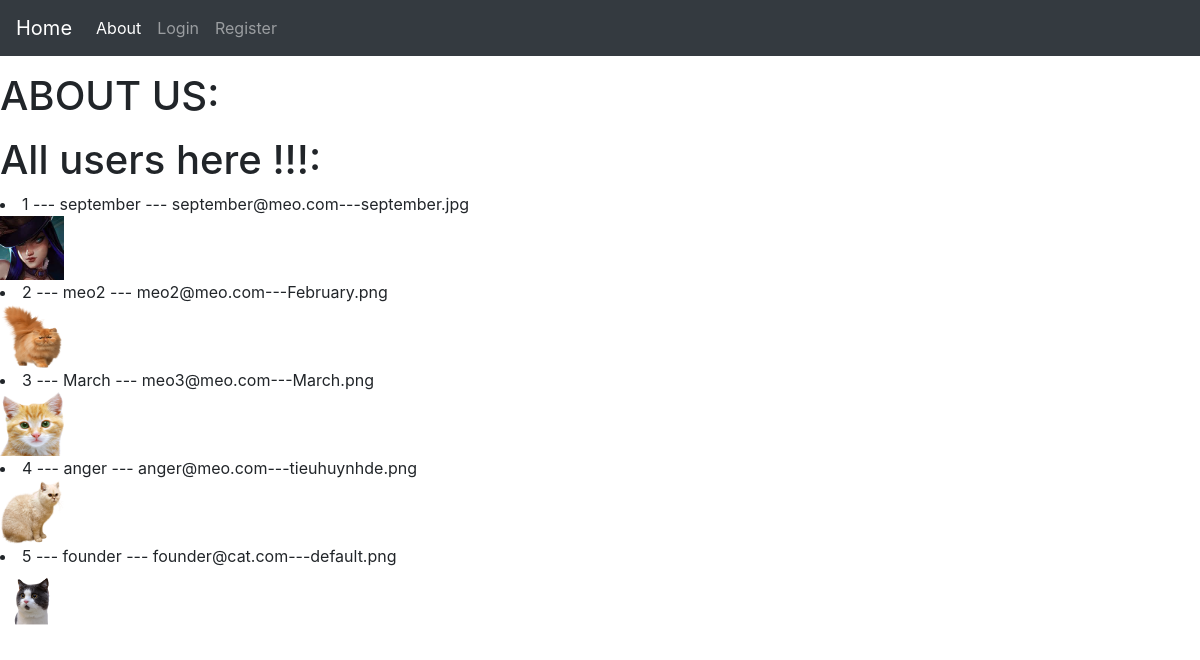
Before: /about with the older database file.
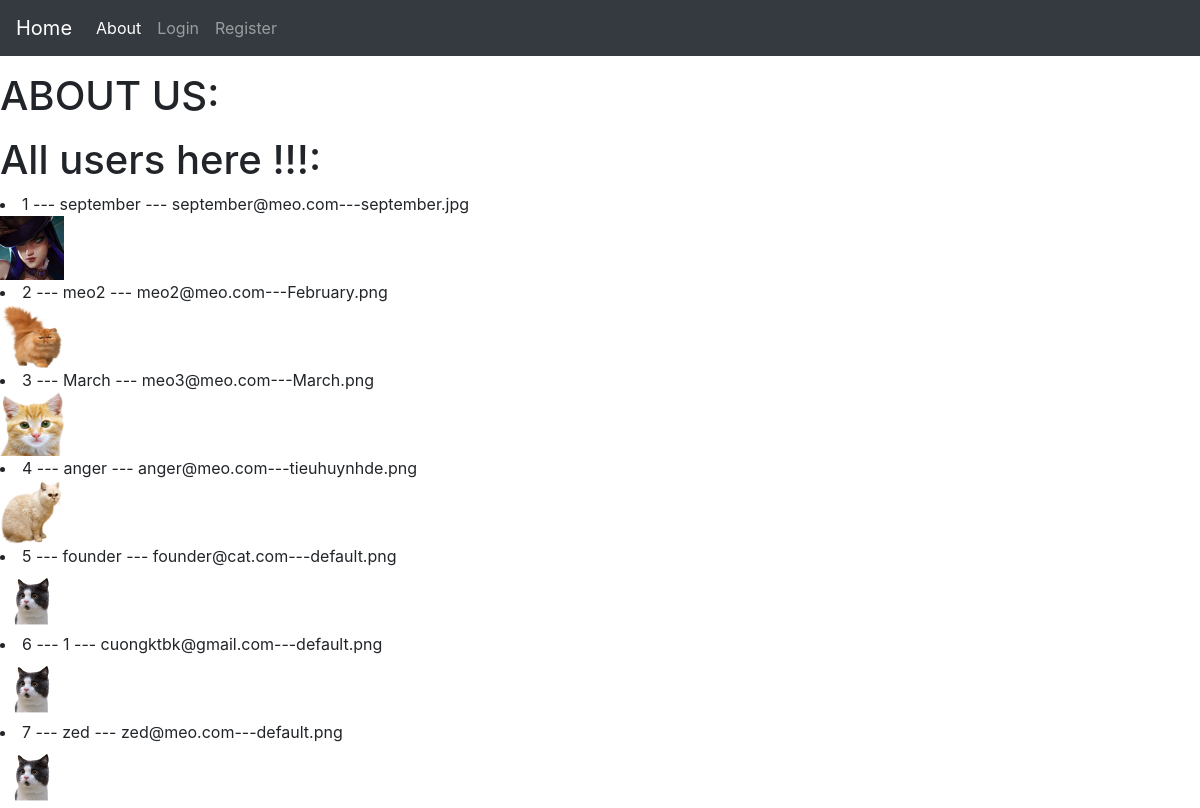
After: the same page with the newer database file.
### source/models.py (models this page shows, shortened)
class User(db.Model, UserMixin):
	__tablename__ = 'user_table'
	id = db.Column(db.Integer, primary_key=True)
	username = db.Column(db.String(30), unique=True, index =True, nullable=False)
	email = db.Column(db.String(40), unique=True, index =True, nullable=False)
	avatar = db.Column(db.String(30), nullable=False, default='default.png')
	password_hash = db.Column(db.String(128), nullable=False)
	post = db.relationship('Post', backref='author', lazy=True)

### source/core/views.py (the view)
@core.route('/about')
def about():
	user_list = User.query.all()
	return render_template('about.html', user_list=user_list)

### source/templates/about.html
{% extends 'base.html' %}
{% block content %}
	<p><h1>ABOUT US: </h1></p>
	<h1>All users here !!!: </h1>
	{% for user in user_list %}
	<li>{{ user.id }} --- {{ user.username }} --- {{ user.email }}---{{ user.avatar }}</li>
	<img src="{{ url_for('static', filename='profile_pics/' + user.avatar) }}" width="64" height="64">
	{% endfor %}
{% endblock %}

### source/templates/base.html (shortened to what this page needs)
<!DOCTYPE html>
<html>
<head>
	<link rel="stylesheet" href="https://stackpath.bootstrapcdn.com/bootstrap/4.3.1/css/bootstrap.min.css">
</head>
<body>
	<nav class="navbar navbar-expand-lg navbar-dark bg-dark">
	  <a class="navbar-brand" href="{{ url_for('core.index') }}">Home</a>
	  <div class="collapse navbar-collapse" id="navbarSupportedContent">
	    <ul class="navbar-nav mr-auto">
	      <li class="nav-item active">
	        <a class="nav-link" href="{{ url_for('core.about') }}">About <span class="sr-only">(current)</span></a>
	      </li>
	      {% if current_user.is_authenticated %}
	      <li class="nav-item">
	        <a class="nav-link" href="{{ url_for('user.account', user_id=current_user.id) }}">Account</a>
	      </li>
	      <li class="nav-item dropdown">
	        <a class="nav-link dropdown-toggle" href="#" id="navbarDropdown" role="button" data-toggle="dropdown" aria-haspopup="true" aria-expanded="false">
	          Post Menu
	        </a>
	        <div class="dropdown-menu" aria-labelledby="navbarDropdown">
	          <a class="dropdown-item" href="{{ url_for('user.posts', username=current_user.username) }}">Post</a>
	          <a class="dropdown-item" href="{{ url_for('post.create') }}">Create post</a>
	        </div>
	      </li>
	      <li class="nav-item">
	        <a class="nav-link" href="{{ url_for('user.logout') }}" tabindex="-1">Logout</a>
	      </li>
	      {% else %}
	      <li class="nav-item">
	        <a class="nav-link" href="{{ url_for('user.login') }}" tabindex="-1">Login</a>
	      </li>
	      <li class="nav-item">
	        <a class="nav-link" href="{{ url_for('user.register') }}" tabindex="-1">Register</a>
	      </li>
	      {% endif %}
	    </ul>
	  </div>
	</nav>
{% block content %}
{% endblock %}
</body>
</html>

Changed rows visible on the page:
added User: id "6", username "1", email "cuongktbk@gmail.com", avatar "default.png", avatar (placeholder picture)
added User: id "7", username "zed", email "zed@meo.com", avatar "default.png", avatar (placeholder picture)
